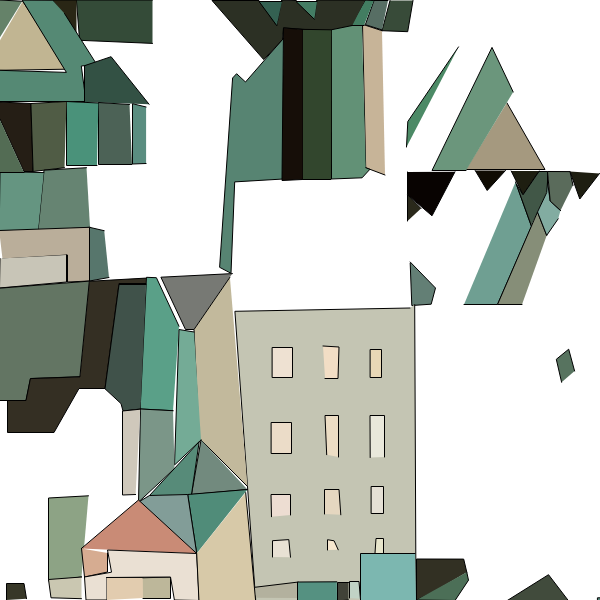
Frame 1 (no input)
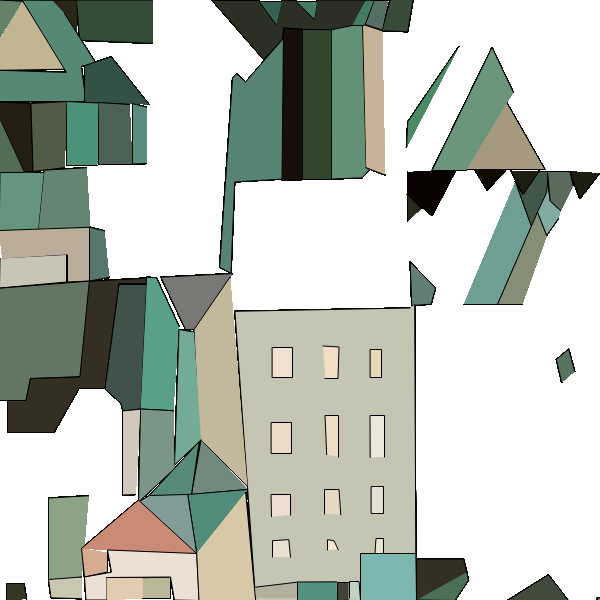
Frame 60 (no input)
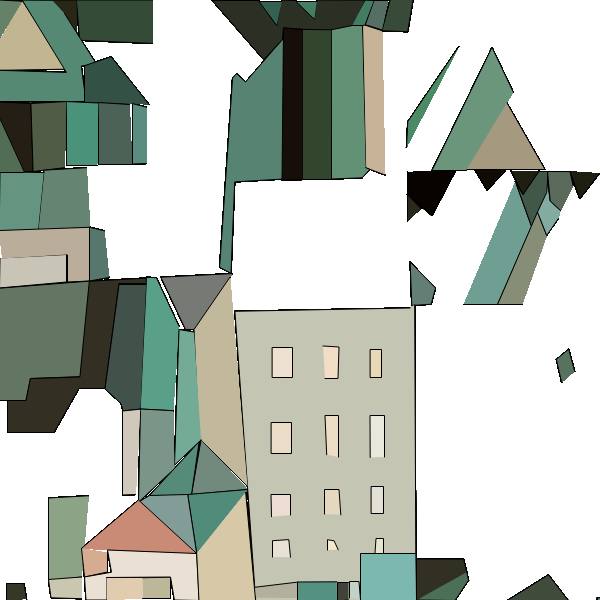
Frame 120 (the mouse pressed at the canvas centre since frame 60)

The p5.js sketch that drew these frames (run headless with seeded random() and noise() and a simulated clock; from frame 60 on, the mouse is pressed at the canvas centre):

// p5.js sketch
// ── sketch.js
function setup() {
    createCanvas(600, 600);
}

function draw() {
//layer93 NOT SHOWING UP!!
fill('#5A8D80');
rect(597.8, 597.8, 597.8, 597.8);
//layer2
beginShape();
endShape();
//layer3
beginShape();
endShape();
//layer4
beginShape();
endShape();
//layer5
beginShape();
endShape();
//layer6
fill('#A5997F');
beginShape();
vertex(506.9,102.8);
vertex(545,169.5);
vertex(466,169.5);
endShape();
//layer7
fill('#6B967C');
beginShape();
vertex(466,170.5);
vertex(432,170.5);
vertex(492,47.4);
vertex(513.2,92);
endShape();
//layer8
fill('#4C8A66');
beginShape();
vertex(458.5,46.9);
vertex(407.8,121.5);
vertex(406.5,147);
endShape();
//layer9
beginShape();
endShape();
//layer10
fill('#1E1E11');
beginShape();
vertex(599.5,173.5);
vertex(579.8,199);
vertex(570,171.6);
endShape();
//layer11
fill('#1E1E11');
beginShape();
vertex(539,171);
vertex(523,194.8);
vertex(511.2,171);
endShape();
//layer12
fill('#100C03');
beginShape();
vertex(505.5,170.5);
vertex(487.2,190.5);
vertex(475.2,170.5);
endShape();
//layer13
beginShape();
endShape();
//layer14
fill('#080301');
beginShape();
vertex(455,171.8);
vertex(432,215.8);
vertex(407.5,194.8);
vertex(407.5,172);
endShape();
//layer15
fill('#2A291B');
beginShape();
vertex(421,208.5);
vertex(407.5,194.8);
vertex(407.5,221);
endShape();
//layer16
beginShape();
endShape();
//layer17
fill('#637F75');
beginShape();
vertex(410.2,262);
vertex(435.5,288);
vertex(431.2,304.2);
vertex(411.8,305.5);
vertex(410.2,263.2);
endShape();
//layer18
beginShape();
endShape();
//layer19
beginShape();
endShape();
//layer20
beginShape();
endShape();
//layer21
fill('#6F9F92');
beginShape();
vertex(515.5,181.9);
vertex(531.5,226.5);
vertex(497.5,304.5);
vertex(464,304.5);
endShape();
//layer22
fill('#415747');
beginShape();
vertex(547.5,191);
vertex(547.5,171.5);
vertex(539,171.5);
vertex(523,194.8);
vertex(516.3,184.1);
vertex(531.2,225.5);
endShape();
//layer23
fill('#868E78');
beginShape();
vertex(546.7,235.4);
vertex(537.5,212);
vertex(497.5,304.5);
vertex(522,304.5);
endShape();
//layer24
fill('#82ACA1');
beginShape();
vertex(560.5,210.5);
vertex(550.2,201);
vertex(547.5,181.9);
vertex(546.7,192.6);
vertex(537.5,212);
vertex(546.7,235.4);
vertex(558.2,218.8);
endShape();
//layer25
fill('#5A6B5B');
beginShape();
vertex(573,185.3);
vertex(570,171.6);
vertex(547.5,171.5);
vertex(550.2,201);
vertex(560.5,210.5);
endShape();
//layer26
beginShape();
endShape();
//layer27
beginShape();
endShape();
//layer28
beginShape();
endShape();
//layer29
beginShape();
endShape();
//layer30
beginShape();
endShape();
//layer31
beginShape();
endShape();
//layer32
beginShape();
endShape();
//layer33
fill('#57735F');
beginShape();
vertex(574.6,371);
vertex(568.7,349.2);
vertex(556.3,359.3);
vertex(561.6,382.3);
endShape();
//layer34
beginShape();
endShape();
//layer35
beginShape();
endShape();
//layer36
beginShape();
endShape();
//layer37
beginShape();
endShape();
//layer38
beginShape();
endShape();
//layer39
beginShape();
endShape();
//layer40
beginShape();
endShape();
//layer41
beginShape();
fill('#323023');
vertex(466.8,572.2);
vertex(463.7,559.1);
vertex(416.5,559);
vertex(416.5,600);
vertex(431.3,593);
endShape();
//layer42
fill('#4C6F57');
beginShape();
vertex(466.8,572.2);
vertex(468.5,580.2);
vertex(455,600.5);
vertex(416.5,600);
endShape();
//layer43
beginShape();
endShape();
//layer44
beginShape();
endShape();
//layer45
fill('#414B3C');
beginShape();
vertex(567.9,600);
vertex(548.5,574.7);
vertex(507.3,600.5);
endShape();
//layer46
fill('#C4C5B3');
beginShape();
vertex(410,308);
vertex(234.9,311.3);
vertex(255.7,600.5);
vertex(416,600.5);
vertex(414.7,304.6);
endShape();
//layer47 add more
beginShape();
endShape();
fill('#E8D8B6');
rect(370.5, 349.5, 11, 28);
//layer48 add more
fill('#F2DEC5');
beginShape();
vertex(325,378.5);
vertex(338,378.5);
vertex(339,347);
vertex(323,346);
endShape();
//layer49 add more
beginShape();
endShape();
fill('#EEE1D2');
rect(272.5, 347.5, 20, 30);
//layer50 add more
fill('#E9E8DB');
beginShape();
vertex(384.5,457);
vertex(384.5,415.5);
vertex(370,415.5);
vertex(370.2,457.5);
endShape();
//layer51 add more
fill('#ECDDC4');
beginShape();
vertex(338.5,457);
vertex(338.5,415.5);
vertex(325,415.5);
vertex(326.7,454.7);
endShape();
//layer52 add more
beginShape();
endShape();
fill('#EBDCC8');
rect(271.5, 422.5, 20, 31);
//layer53 add more
beginShape();
endShape();
fill('#E5E0D5');
rect(371.5, 486.5, 12, 27);
//layer54 add more
fill('#E5D7C0');
beginShape();
vertex(340.8,514.8);
vertex(339,489.5);
vertex(324.5,489.5);
vertex(324.5,514);
endShape();
//layer55 add more
fill('#EDDDD2');
beginShape();
vertex(290.5,515);
vertex(290.5,494.5);
vertex(271,494.5);
vertex(271.5,516.7);
endShape();
//layer56 add more
fill('#E7E5CB');
beginShape();
vertex(383.5,553);
vertex(383.5,538.5);
vertex(376,538.5);
vertex(375,553.2);
endShape();
//layer57 add more
fill('#F6E7CE');
beginShape();
vertex(338.2,549.8);
vertex(334.1,540.8);
vertex(327.5,539.7);
vertex(327.5,550);
endShape();
//layer58 add more
fill('#E8E1D4');
beginShape();
vertex(290.5,557.2);
vertex(288.8,539.6);
vertex(272.5,540.7);
vertex(272.5,557);
endShape();
//layer59
fill('#7CB7B0');
beginShape();
vertex(415,553.5);
vertex(360.5,553.5);
vertex(360.5,600.5);
vertex(416,600.5);
endShape();
//layer60
beginShape();
endShape();
//layer61
beginShape();
endShape();
//layer62
fill('#C1D3C5');
beginShape();
vertex(360.4,598.7);
vertex(359,581.5);
vertex(349.5,581.5);
vertex(349.5,598);
endShape();
//layer63
fill('#B3B19E');
beginShape();
vertex(298.5,598);
vertex(298.5,582);
vertex(252.2,587.6);
vertex(255.6,597.8);
endShape();
//layer64
fill('#414238');
beginShape();
vertex(348.5,582.5);
vertex(337.5,582.5);
vertex(337.5,601);
vertex(348.5,600);
endShape();
//layer65
fill('#559181');
beginShape();
vertex(336.8,581.8);
vertex(297.5,582);
vertex(297.5,600.5);
vertex(337,600.5);
endShape();
//layer66
beginShape();
endShape();
//layer67
beginShape();
endShape();
//layer68
beginShape();
endShape();
//layer69
beginShape();
endShape();
//layer70
beginShape();
endShape();
//layer71
beginShape();
endShape();
//layer72
fill('#C7B498');
beginShape();
vertex(382,30.7);
vertex(362.5,24.3);
vertex(365.7,167.7);
vertex(385,175);
endShape();
//layer73
fill('#629176');
beginShape();
vertex(361.9,24.4);
vertex(331.5,27);
vertex(331.5,179);
vertex(362.1,177.8);
vertex(369.9,169.3);
vertex(365.7,167.7);
endShape();
//layer74
fill('#32462D');
beginShape();
vertex(331.3,27.9);
vertex(302.5,29.5);
vertex(302.5,179.5);
vertex(331,179.5);
endShape();
//layer75
fill('#578472');
beginShape();
vertex(283.5,38.3);
vertex(245.5,82);
vertex(236.6,73.7);
vertex(232.6,78);
vertex(219.6,267.3);
vertex(231,273.3);
vertex(234.7,181.9);
vertex(283.5,179);
endShape();
//layer76
fill('#384B39');
beginShape();
vertex(413,0.5);
vertex(407.7,31.7);
vertex(382,30.7);
vertex(390,0.5);
endShape();
//layer77
fill('#576E64');
beginShape();
vertex(388,0.5);
vertex(374,0.5);
vertex(365.3,24.7);
vertex(382,29.9);
endShape();
//layer78
fill('#427D61');
beginShape();
vertex(373.8,0.6);
vertex(365.2,0.1);
vertex(350.7,25.5);
vertex(364,25.5);
endShape();
//layer79
fill('#2C3024');
beginShape();
vertex(365.1,0.1);
vertex(316.8,0);
vertex(314.3,18.7);
vertex(296.3,0.5);
vertex(281.7,0);
vertex(276.7,25.5);
vertex(259,0.5);
vertex(212,0.5);
vertex(263.7,59.6);
vertex(282.5,39.5);
vertex(283.5,27.9);
vertex(305,29.4);
vertex(331.3,29.8);
vertex(352.3,25.5);
endShape();
//layer80
fill('#447D64');
beginShape();
vertex(317,1.5);
vertex(296,1.5);
vertex(314.3,19.2);
endShape();
//layer81
fill('#346152');
beginShape();
vertex(282,1.5);
vertex(259,1.5);
vertex(276.7,25.5);
endShape();
//layer82
fill('#160E08');
beginShape();
vertex(302.5,29.5);
vertex(283.5,27.9);
vertex(282,180.5);
vertex(302.5,179.5);
endShape();
//layer83
beginShape();
endShape();
//layer84
fill('#344B38');
beginShape();
vertex(152.5,0);
vertex(76.4,0);
vertex(79.6,40.3);
vertex(152.5,43.4);
endShape();
//layer85
fill('#292615');
beginShape();
vertex(76.5,0);
vertex(52.4,0);
vertex(76.5,33);
endShape();
//layer86
fill('#C1B592');
beginShape();
vertex(22.8,1.3);
vertex(66.6,69.2);
vertex(-0.5,70.3);
vertex(-0.5,41);
endShape();
//layer87
fill('#658269');
beginShape();
vertex(22.2,1.2);
vertex(-0.5,0);
vertex(-0.5,38);
endShape();
//layer88
fill('#558974');
beginShape();
vertex(52.4,0.3);
vertex(22.2,0.1);
vertex(66.4,72.4);
vertex(-0.5,70.3);
vertex(-0.5,101.5);
vertex(67,101.5);
vertex(86,101.5);
vertex(81.3,66);
vertex(96.7,64.4);
vertex(64.5,13.5);
endShape();
//layer89
beginShape();
endShape();
//layer90
fill('#335144');
beginShape();
vertex(149.1,104.3);
vertex(111.1,56.7);
vertex(84.5,65.7);
vertex(84.5,102);
endShape();
//layer91
fill('#251E15');
beginShape();
vertex(-0.8,102);
vertex(30.9,103.5);
vertex(33.1,171.5);
vertex(24,171.5);
vertex(0,119.2);
endShape();
//layer92
fill('#5A8D80');
beginShape();
vertex(146.1,107);
vertex(132.5,103.7);
vertex(132.5,164);
vertex(146.1,163.5);
endShape();
//layer94
fill('#4C6256');
beginShape();
vertex(129.5,104.5);
vertex(98.5,102.5);
vertex(98.5,164.5);
vertex(132,164.5);
endShape();
//layer95
fill('#4A927A');
beginShape();
vertex(98.4,103);
vertex(66.5,101.5);
vertex(66.5,165.5);
vertex(97,165.5);
endShape();
//layer96
fill('#505C45');
beginShape();
vertex(66.5,101.5);
vertex(30.9,103.5);
vertex(33.1,171.5);
vertex(64.5,167.7);
endShape();
//layer97
beginShape();
endShape();
//layer98
beginShape();
endShape();
//layer99
fill('#668472');
beginShape();
vertex(86.5,167.7);
vertex(44,170.2);
vertex(38,230.6);
vertex(90,227.3);
endShape();
//layer100
fill('#659581');
beginShape();
vertex(43.8,172.6);
vertex(0,171.5);
vertex(-0.8,230.8);
vertex(38,230.6);
endShape();
//layer101
fill('#536C54');
beginShape();
vertex(24,172.5);
vertex(-0.5,172.5);
vertex(-0.5,119);
endShape();
//layer102
fill('#57766C');
beginShape();
vertex(104.2,230.7);
vertex(89.5,227.3);
vertex(89.5,281);
vertex(109,277.5);
endShape();
//layer103
beginShape();
endShape();
//layer104
fill('#BAAE9A');
beginShape();
vertex(-0.8,230.5);
vertex(89.5,227.3);
vertex(89.5,281);
vertex(67.5,282);
vertex(67.5,255);
vertex(2.5,259);
endShape();
//layer105
fill('#C8C5B7');
beginShape();
vertex(66.5,255);
vertex(66.5,282);
vertex(-0.5,288);
vertex(0,258.5);
endShape();
//layer106
fill('#637563');
beginShape();
vertex(89.5,281.1);
vertex(-0.5,288.2);
vertex(-0.8,400.5);
vertex(26,400.5);
vertex(30.5,378.5);
vertex(80,376.7);
endShape();
//layer107
fill('#777974');
beginShape();
vertex(232.4,273.6);
vertex(160.9,277.2);
vertex(185.5,329.5);
vertex(194,329.5);
endShape();
//layer108
fill('#342F23');
beginShape();
vertex(146.1,278.1);
vertex(89.3,281.3);
vertex(79.9,376.9);
vertex(30.4,378.6);
vertex(26,400.5);
vertex(7.5,400.5);
vertex(7.5,432.5);
vertex(54,432.5);
vertex(79,388.5);
vertex(105,388.5);
vertex(119,283.5);
vertex(146,283.5);
endShape();
//layer109
fill('#5AA088');
beginShape();
vertex(179,326.2);
vertex(156.4,277.7);
vertex(146.5,277.3);
vertex(140.5,401.4);
vertex(140.5,409);
vertex(173,410.7);
endShape();
//layer110
fill('#40524A');
beginShape();
vertex(146,284.5);
vertex(119,284.5);
vertex(105,388.8);
vertex(121,403.6);
vertex(123,411);
vertex(140.5,409);
endShape();
//layer111
fill('#C2B99C');
beginShape();
vertex(229.9,277.3);
vertex(194,329.5);
vertex(199,438);
vertex(247.5,486.5);
endShape();
//layer112
fill('#74AB96');
beginShape();
vertex(194,332);
vertex(179,329.5);
vertex(174.5,465);
vertex(201,440);
endShape();
//layer113
fill('#7B9688');
beginShape();
vertex(173,410.7);
vertex(140.5,409);
vertex(138.5,502.1);
vertex(174.5,468.6);
endShape();
//layer114
fill('#CFC8BB');
beginShape();
vertex(140.2,409.2);
vertex(122.5,411);
vertex(122.5,495);
vertex(135.6,494.5);
endShape();
//layer115
beginShape();
endShape();
//layer116
beginShape();
endShape();
//layer117
beginShape();
endShape();
//layer118
fill('#728A7E');
beginShape();
vertex(247.5,489.5);
vertex(191.5,494.5);
vertex(201,440);
endShape();
//layer119
fill('#578B79');
beginShape();
vertex(191.5,494.5);
vertex(199.2,441.7);
vertex(149.5,495.5);
endShape();
//layer120
fill('#508C79');
beginShape();
vertex(247.5,489.5);
vertex(187.7,494.5);
vertex(196.7,553.5);
endShape();
//layer121
fill('#829D98');
beginShape();
vertex(196.7,553.5);
vertex(187.7,494.5);
vertex(149.5,495.5);
vertex(138.5,502.1);
endShape();
//layer122
fill('#8DA385');
beginShape();
vertex(88.5,495.8);
vertex(48.5,498);
vertex(48.5,581);
vertex(81.5,577);
endShape();
//layer123
beginShape();
endShape();
//layer124
fill('#373727');
beginShape();
vertex(6.5,600);
vertex(6.5,583.5);
vertex(24,583.5);
vertex(26.5,598.7);
endShape();
//layer125
beginShape();
endShape();
//layer126
fill('#CAC7B1');
beginShape();
vertex(81.5,577);
vertex(48.5,579.5);
vertex(51,597.8);
vertex(81.5,598.7);
endShape();
//layer127
fill('#C98B76');
beginShape();
vertex(196.7,553.5);
vertex(138.5,500);
vertex(81.5,548.4);
endShape();
//layer128
fill('#D6AC91');
beginShape();
vertex(107.5,553);
vertex(107.5,572);
vertex(84.5,577);
vertex(81.5,548.4);
endShape();
//layer129
fill('#E2CCAF');
beginShape();
vertex(106.5,600);
vertex(106.5,577.5);
vertex(143.5,577.5);
vertex(143.5,598);
endShape();
//layer130
fill('#BDB79A');
beginShape();
vertex(142.8,577.8);
vertex(170.5,577);
vertex(170.5,598.5);
vertex(143,598.5);
endShape();
//layer131
fill('#EAE0D3');
beginShape();
vertex(106.5,600);
vertex(86,600);
vertex(84.5,577);
vertex(111.5,572.2);
vertex(107.5,550);
vertex(196.7,553.5);
vertex(199.2,600.5);
vertex(174.4,600);
vertex(170.5,577);
vertex(106.5,577.5);
endShape();
//layer132
fill('#D7C9A8');
beginShape();
vertex(245.7,492.6);
vertex(255.7,601.5);
vertex(199,601.5);
vertex(196.7,553.5);
endShape();

}
